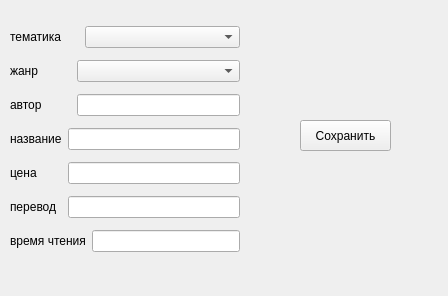
<?xml version="1.0" encoding="UTF-8"?>
<ui version="4.0">
 <class>correctWindow</class>
 <widget class="QWidget" name="correctWindow">
  <property name="geometry">
   <rect>
    <x>0</x>
    <y>0</y>
    <width>448</width>
    <height>296</height>
   </rect>
  </property>
  <property name="windowTitle">
   <string>Form</string>
  </property>
  <widget class="QPushButton" name="pushButton">
   <property name="geometry">
    <rect>
     <x>300</x>
     <y>120</y>
     <width>91</width>
     <height>31</height>
    </rect>
   </property>
   <property name="text">
    <string>Сохранить</string>
   </property>
  </widget>
  <widget class="QWidget" name="">
   <property name="geometry">
    <rect>
     <x>10</x>
     <y>20</y>
     <width>230</width>
     <height>240</height>
    </rect>
   </property>
   <layout class="QGridLayout" name="gridLayout">
    <item row="0" column="0" colspan="4">
     <widget class="QLabel" name="label">
      <property name="text">
       <string>тематика</string>
      </property>
     </widget>
    </item>
    <item row="0" column="4" colspan="2">
     <widget class="QComboBox" name="startMatter"/>
    </item>
    <item row="1" column="0" colspan="3">
     <widget class="QLabel" name="label_2">
      <property name="text">
       <string>жанр</string>
      </property>
     </widget>
    </item>
    <item row="1" column="3" colspan="3">
     <widget class="QComboBox" name="startGenre"/>
    </item>
    <item row="2" column="0" colspan="3">
     <widget class="QLabel" name="label_3">
      <property name="text">
       <string>автор</string>
      </property>
     </widget>
    </item>
    <item row="2" column="3" colspan="3">
     <widget class="QLineEdit" name="startAuthor"/>
    </item>
    <item row="3" column="0" colspan="2">
     <widget class="QLabel" name="label_4">
      <property name="text">
       <string>название</string>
      </property>
     </widget>
    </item>
    <item row="4" column="0">
     <widget class="QLabel" name="label_6">
      <property name="text">
       <string>цена</string>
      </property>
     </widget>
    </item>
    <item row="5" column="0" colspan="2">
     <widget class="QLabel" name="label_5">
      <property name="text">
       <string>перевод</string>
      </property>
     </widget>
    </item>
    <item row="5" column="2" colspan="4">
     <widget class="QLineEdit" name="startTranslate"/>
    </item>
    <item row="6" column="0" colspan="5">
     <widget class="QLabel" name="label7">
      <property name="text">
       <string>время чтения</string>
      </property>
     </widget>
    </item>
    <item row="6" column="5">
     <widget class="QLineEdit" name="startTime"/>
    </item>
    <item row="4" column="2" colspan="4">
     <widget class="QLineEdit" name="startPrice"/>
    </item>
    <item row="3" column="2" colspan="4">
     <widget class="QLineEdit" name="startName"/>
    </item>
   </layout>
  </widget>
 </widget>
 <resources/>
 <connections/>
</ui>
